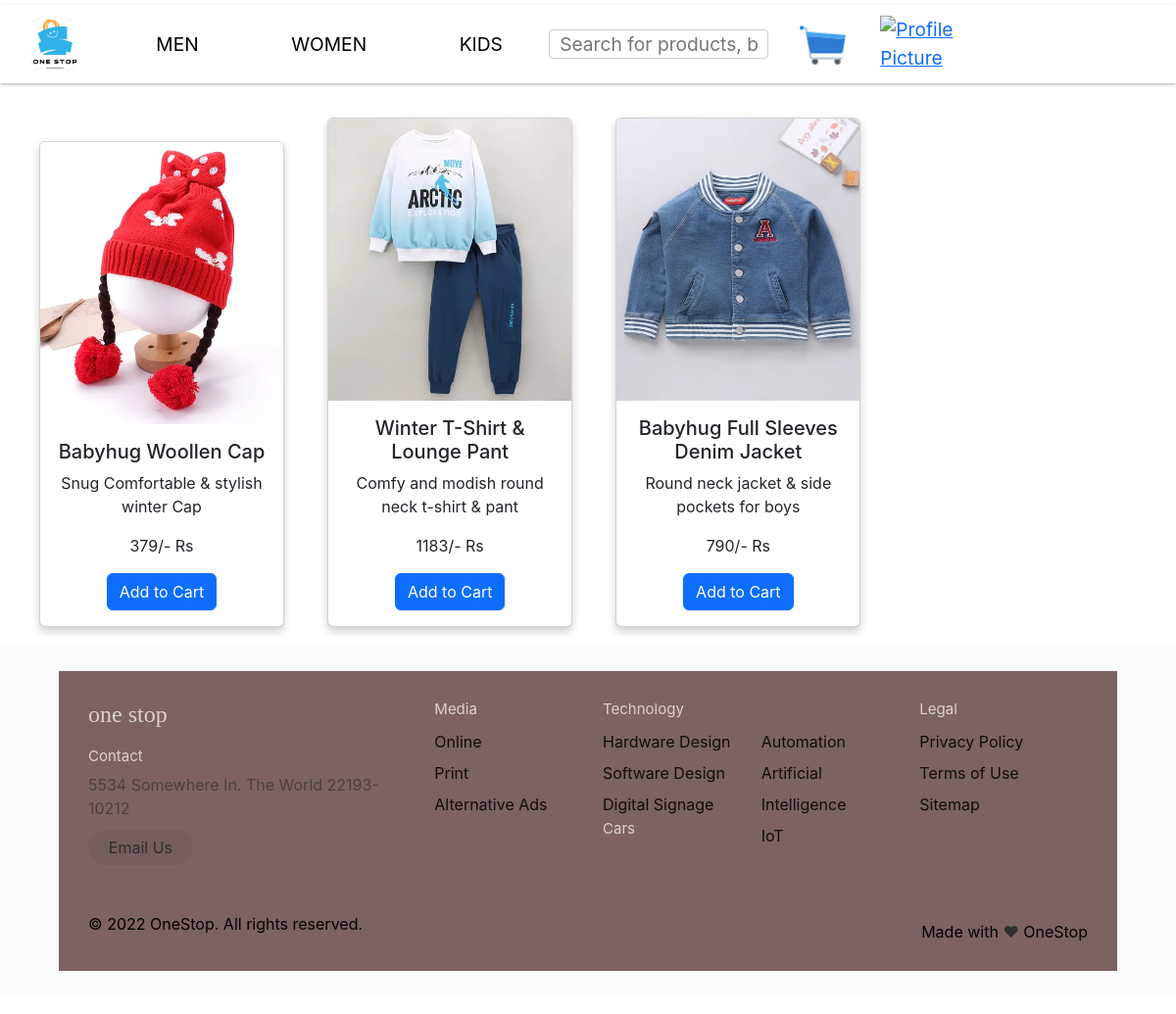
Before: /kids/ with the older database file.
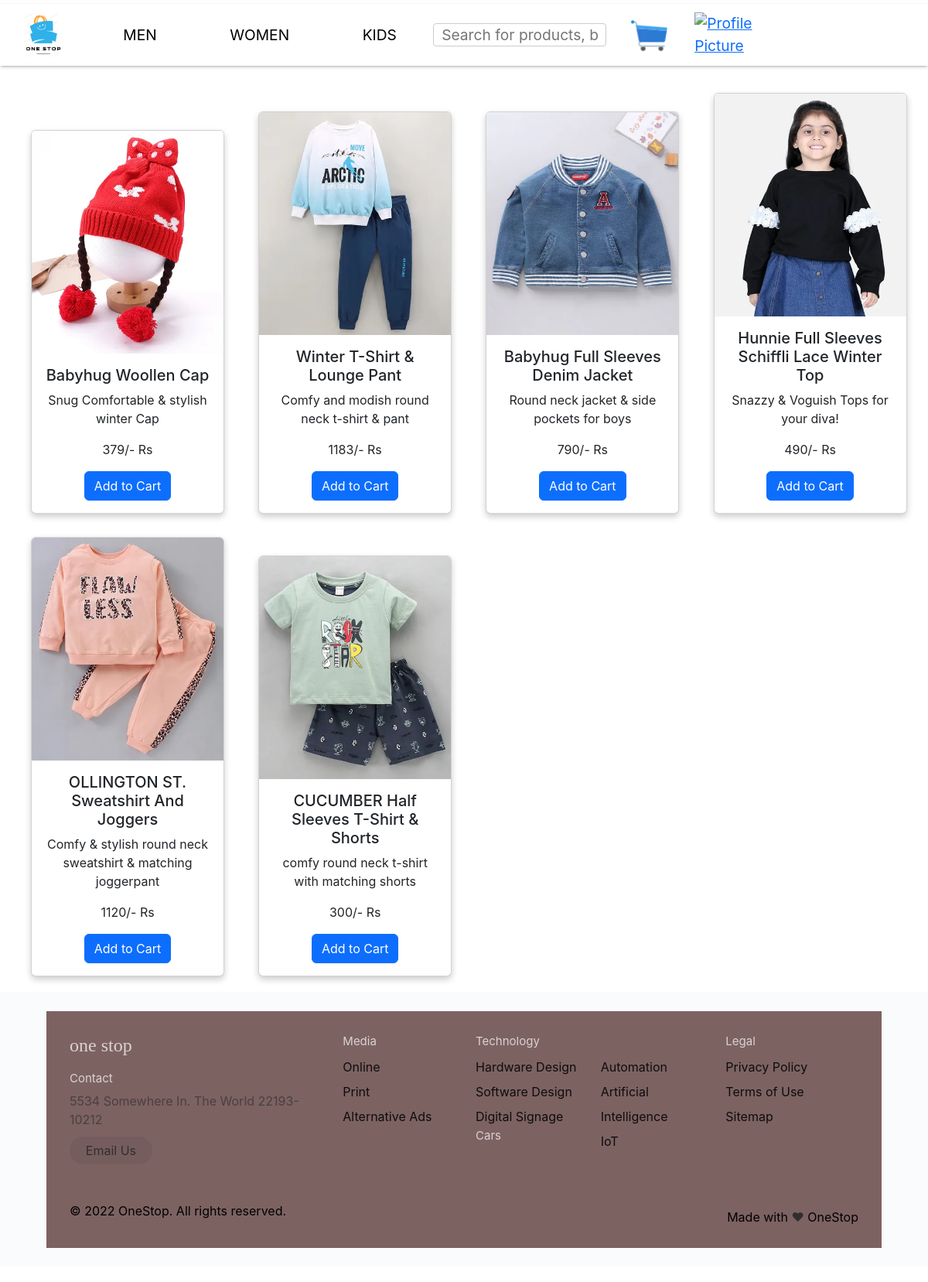
After: the same page with the newer database file.
### onestop/models.py (models this page shows, shortened)
class Products(models.Model):
    product_id  = models.AutoField(primary_key = True)
    listedBy = models.IntegerField(default=0)
    name = models.CharField(max_length = 200)
    price = models.IntegerField(default=0)
    category_choices = (
        ('Kids','Kids'),
        ('Mens','Mens'),
        ('Women','Women')
    )
    category = models.CharField(choices=category_choices, max_length = 5, default='none')
    sub_category = (
        ('Summer', 'Summer'),
        ('Winter', 'Winter')
    )
    sub_category = models.CharField(choices=sub_category, default='none', max_length=10)
    description = models.CharField(max_length = 500, default="")
    image = models.ImageField(upload_to='product_images', default='')

### onestop/views.py (the view, shortened to what this page needs)
# urls.py: path('kids/',views.kids_main, name='kids_main_page'),
def kids_main(request):
    kids_products = Products.objects.all().filter(category='Kids')
    context = {
        'kids_products' : kids_products
    }
    return render(request, 'kids_main.html', context)

### templates/kids_main.html (shortened to what this page needs)
<!DOCTYPE html>
<html lang="en">
<head>
    <link rel="stylesheet" href="/static/navbar.css">
    <link rel="stylesheet" href="/static/landing.css">
    <link rel="stylesheet" href="/static/land.css">
    <link rel="stylesheet" href="/static/cart.css">
    <link rel="stylesheet" href="https://cdn.jsdelivr.net/npm/bootstrap@5.2.3/dist/css/bootstrap.min.css">
</head>
<body>
    <div id="navbar">
        <div>
          <a href="/landing/"><img src="/media/images/logo.png"></a>
        </div>
        <div id="products_page">
            <div><a href="/mens/" style="color: black; text-decoration: none">MEN</a></div>
            <div><a href="/women/" style="color: black; text-decoration: none">WOMEN</a></div>
            <div><a href="/kids/" style="color: black; text-decoration: none">KIDS</a></div>
        </div>
        <div>
            <input type="text" name="search" id="search-bar" placeholder="Search for products, brands & more">
        </div>
        <div >
            <a href="/cart"><img src="/media/images/cartt.png" alt="Cart Picture" ></a>
        </div>
        <div >
            <a href="/customerProfile"><img src="/media/images/proh.png" alt="Profile Picture" ></a>
        </div>
    </div>
      {% for i in kids_products %}
      <div class="card" style="width: 18rem; display: inline-block; margin-left: 2.5rem;">
        <form method="post" action="/kids/">
            <img src="{{ i.image.url }}" class="card-img-top" alt="{{i.name}}" style="height: 18rem;">
            <div class="card-body">
                <h5 class="card-title">{{ i.name }}</h5>
                <p class="card-text">{{ i.description }} </p>
                <p class="card-text">{{ i.price }}/- Rs</p>
                <input type="submit" name="btn" class="btn btn-primary" value="Add to Cart">
            </div>
        </form>
      </div>
      {% endfor %}
    <div id="end-container">
        <footer class="footer">
            <div class="footer__addr">
              <h1 class="footer__logo">One Stop</h1>
              <h2>Contact</h2>
              <address>
                5534 Somewhere In. The World 22193-10212<br>
                <a class="footer__btn" href="mailto:example@gmail.com">Email Us</a>
              </address>
            </div>
            <ul class="footer__nav">
              <li class="nav__item">
                <h2 class="nav__title">Media</h2>
                <ul class="nav__ul">
                  <li>
                    <a href="#">Online</a>
                  </li>
                  <li>
                    <a href="#">Print</a>
                  </li>
                  <li>
                    <a href="#">Alternative Ads</a>
                  </li>
                </ul>
              </li>
              <li class="nav__item nav__item--extra">
                <h2 class="nav__title">Technology</h2>
                <ul class="nav__ul nav__ul--extra">
                  <li>
                    <a href="#">Hardware Design</a>
                  </li>
                  <li>
                    <a href="#">Software Design</a>
                  </li>
                  <li>
                    <a href="#">Digital Signage</a>
                  </li>
                  <li class="nav__item--extra">
                  <h2 class="nav__title">Cars</h2>
                  <li>
                    <a href="#">Automation</a>
                  </li>
                  <li>
                    <a href="#">Artificial Intelligence</a>
                  </li>
                  <li>
                    <a href="#">IoT</a>
                  </li>
                </ul>
              </li>
              <li class="nav__item">
                <h2 class="nav__title">Legal</h2>
                <ul class="nav__ul">
                  <li>
                    <a href="#">Privacy Policy</a>
                  </li>
                  <li>
                    <a href="#">Terms of Use</a>
                  </li>
                  <li>
                    <a href="#">Sitemap</a>
                  </li>
                </ul>
              </li>
            </ul>
            <div class="legal">
              <p>&copy; 2022 OneStop. All rights reserved.</p>
              <div class="legal__links">
                <span>Made with <span class="heart">♥</span> OneStop</span>
              </div>
            </div>
          </footer>
        </div>
</body>
</html>

### static/navbar.css (style rules this page uses)
* { margin: 0%; padding: 0%; box-sizing: border-box; }
#navbar { width: 100%; height: 80px; margin: 5px auto; padding: auto 8%; box-shadow: rgba(50, 50, 93, 0.25) 0px 2px 5px -1px, rgba(0, 0, 0, 0.3) 0px 1px 3px -1px; background-color: white; position: sticky; z-index: 9999999; top: 1px; display: flex; justify-content: space-evenly; align-items: center; }
#navbar > div { font-size: 1.2em; display: flex; justify-content: space-around; align-items: center; }
#navbar > div:first-child { width: 10%; cursor: pointer; }
#navbar > div:nth-child(2) { width: 40%; }
#navbar > div:nth-child(2) > div { cursor: pointer; }
#navbar > div:nth-child(3) { width: 20%; }
#navbar > div > input { width: 100%; height: 30px; border-radius: 4px; padding: 5px 10px; display: block; border: 1px solid #ccc; }

### static/landing.css (style rules this page uses)
* { margin: 0%; padding: 0%; box-sizing: border-box; font-family: Whitney, -apple-system, BlinkMacSystemFont, Segoe UI, Roboto, Helvetica, Arial, sans-serif; }
#end-container { background-color: #fafbfc; margin: 20px auto; padding: 2% 5%; }

### static/land.css (style rules this page uses)
img { width:50px; background-color: white; }
.footer { display: flex; flex-flow: row wrap; padding: 30px 30px 20px 30px; color: #dbd2d2; background-color: rgb(125, 98, 98); border-top: 1px solid #f0f0f0; }
.footer > * { flex: 1 100%; }
.footer__addr { margin-right: 1.25em; margin-bottom: 2em; }
.footer__logo { font-family: 'Pacifico', cursive; font-weight: 400; text-transform: lowercase; font-size: 1.5rem; }
.footer__addr h2 { margin-top: 1.3em; font-size: 15px; font-weight: 400; }
.nav__title { font-weight: 400; font-size: 15px; }
.footer address { font-style: normal; color: rgb(73, 64, 64); }
.footer__btn { display: flex; align-items: center; justify-content: center; height: 36px; max-width: max-content; background-color: rgb(33, 33, 33, 0.07); border-radius: 100px; color: #2f2f2f; line-height: 0; margin: 0.6em 0; font-size: 1rem; padding: 0 1.3em; }
.footer ul { list-style: none; padding-left: 0; }
.footer li { line-height: 2em; }
.footer a { text-decoration: none; }
.footer__nav { display: flex; flex-flow: row wrap; }
.footer__nav > * { flex: 1 50%; margin-right: 1.25em; }
.nav__ul a { color: rgb(14, 13, 13); }
.nav__ul--extra { column-count: 2; column-gap: 1.25em; }
.legal { display: flex; flex-wrap: wrap; color: rgb(0, 0, 0); }
.legal__links { display: flex; align-items: center; }
.heart { color: #2f2f2f; }
@media screen and (min-width: 24.375em) { .legal .legal__links { margin-left: auto; } }
@media screen and (min-width: 40.375em) { .footer__nav > * { flex: 1; } }
@media screen and (min-width: 40.375em) { .nav__item--extra { flex-grow: 2; } }
@media screen and (min-width: 40.375em) { .footer__addr { flex: 1 0px; } }
@media screen and (min-width: 40.375em) { .footer__nav { flex: 2 0px; } }

### static/cart.css (style rules this page uses)
.card { box-shadow: 0 4px 8px 0 rgba(0, 0, 0, 0.2); max-width: 250px; text-align: center; font-family: arial; margin-top: 30px; display: inline-block; }

Changed rows visible on the page:
added Products: image (picture), name "Hunnie Full Sleeves Schiffli Lace Winter Top", description "Snazzy & Voguish Tops for your diva!", price "490"
added Products: image (picture), name "OLLINGTON ST. Sweatshirt And Joggers", description "Comfy & stylish round neck sweatshirt & matching joggerpant", price "1120"
added Products: image (picture), name "CUCUMBER Half Sleeves T-Shirt & Shorts", description "comfy round neck t-shirt with matching shorts", price "300"
